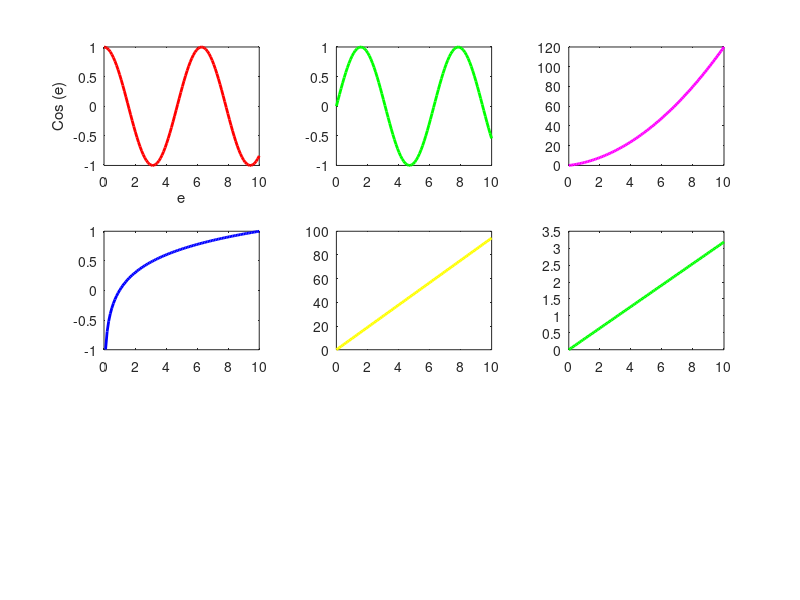

MATLAB code to generate this figure:
e= linspace(0,10);
f1 = cos(e);
f2 = sin(e);
f3 = e.^2+2*e;
f4 = log10(e);
f5 = 3*e*pi
f6 = e/pi


subplot(3, 3, 1)
plot(e , f1 , 'r', 'linewidth',2)
xlabel('e')
ylabel('Cos (e)')
subplot(3, 3, 2)
plot(e , f2, 'g', 'linewidth',2)
subplot(3, 3, 3)
plot(e, f3, 'm', 'linewidth',2)
subplot(3, 3, 4)
plot(e, f4, 'b', 'linewidth',2)
subplot(3, 3, 5)
plot(e, f5, 'y', 'linewidth',2)
subplot(3, 3, 6)
plot(e, f6, 'g', 'linewidth',2)

